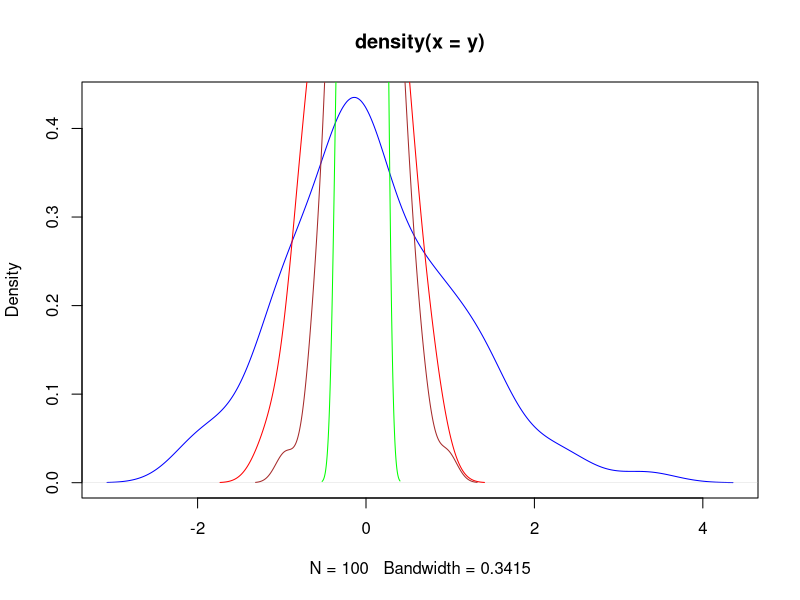

This chart was generated by the following R code:
#3
y <- rnorm(100)
plot(density(y), type = "l", col="blue", pch=12, ecx= 3)
av <- numeric(100)
for (i in 1:100) 
{
  av[i] <- mean(rnorm(4)) 
  
} 
lines(density(av), col = "red")
for (i in 1:100) 
{
  av[i] <- mean(rnorm(9)) 
} 
lines(density(av), col = "brown")
for (i in 1:100) 
{
  av[i] <- mean(rnorm(25)) 
} 
lines(density(av), col = "green")
